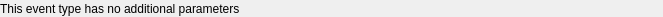
<?xml version="1.0" encoding="UTF-8"?>
<ui version="4.0">
 <class>QnEmptyBusinessEventWidget</class>
 <widget class="QWidget" name="QnEmptyBusinessEventWidget">
  <property name="geometry">
   <rect>
    <x>0</x>
    <y>0</y>
    <width>663</width>
    <height>17</height>
   </rect>
  </property>
  <property name="windowTitle">
   <string>Form</string>
  </property>
  <layout class="QHBoxLayout" name="horizontalLayout">
   <property name="margin">
    <number>0</number>
   </property>
   <item>
    <widget class="QLabel" name="label">
     <property name="text">
      <string>This event type has no additional parameters</string>
     </property>
    </widget>
   </item>
  </layout>
 </widget>
 <resources/>
 <connections/>
</ui>
